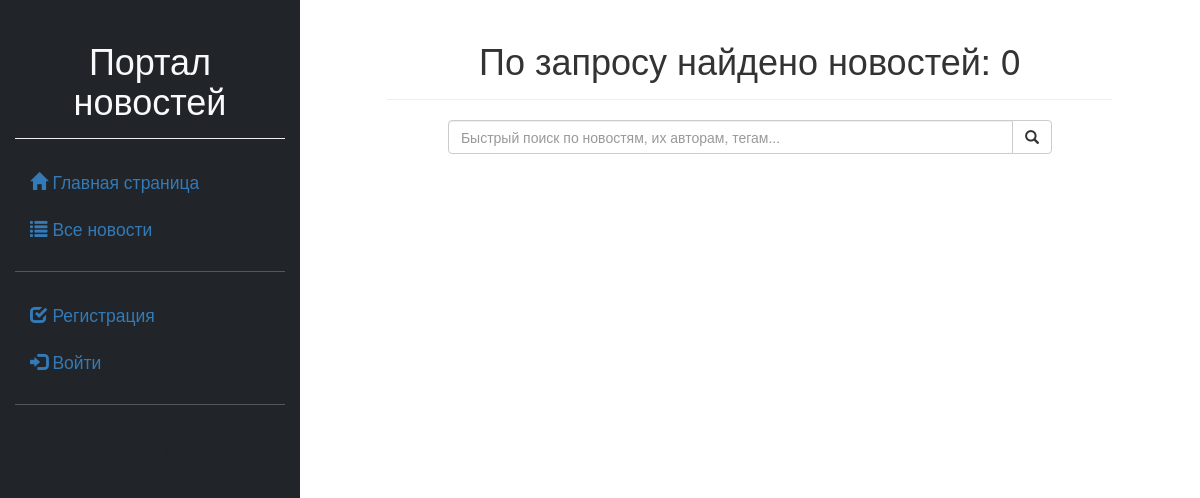
The app's page /news/search/author/28, older data.
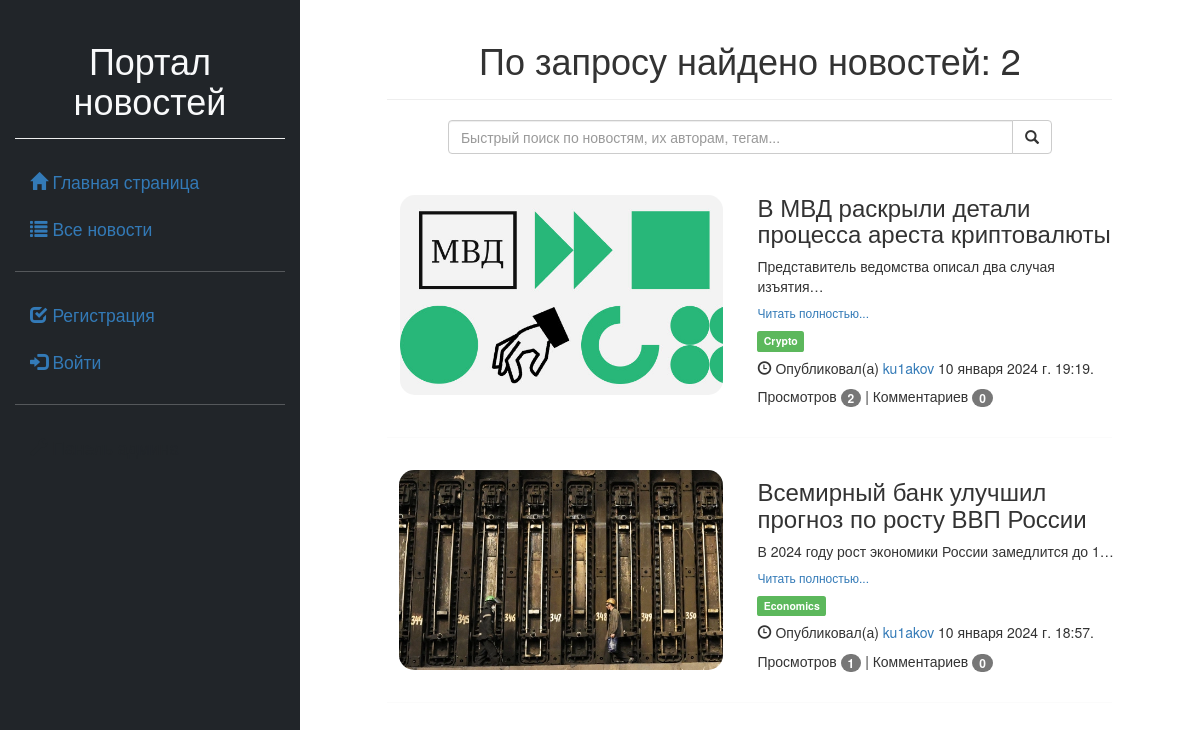
The same page, newer data.
### news/models.py (models this page shows, shortened)
class Article(models.Model):
    categories = (('Ec', 'Economy'),
                  ('Sc', 'Science'),
                  ('IT', 'IT'))
    author = models.ForeignKey(User, on_delete=models.SET_NULL, null=True, verbose_name='Автор')
    title = models.CharField('Заголовок', max_length=50, default='')
    anouncement = models.TextField('Аннотация', max_length=250)
    text = models.TextField('Текст новости')
    date = models.DateTimeField('Дата создания', auto_now=True)
    tags = models.ManyToManyField(verbose_name='Тэги', to=Tag, blank=True)
    slug = models.SlugField()
    objects = models.Manager()
    today = Today()
    class Meta:
        ordering = ['title', 'date']
        verbose_name = 'Новость'
        verbose_name_plural = 'Новости'

class Image(models.Model):
    article = models.ForeignKey(Article, on_delete=models.CASCADE, related_name='images')
    title = models.CharField(max_length=50, blank=True, verbose_name='Название')
    image = models.ImageField(upload_to='news_img', verbose_name='Изображение')
    class Meta:
        ordering = ['article', 'title']
        verbose_name = 'Изображение'
        verbose_name_plural = 'Изображения'

class Tag(models.Model):
    title = models.CharField(max_length=80)
    status = models.BooleanField(default=True)
    class Meta:
        ordering = ['title', 'status']
        verbose_name = 'Тэг'
        verbose_name_plural = 'Тэги'

### news/views.py (the view)
# urls.py: path('search/<text>/<int:id>', views.news_search, name='news_search'),
def news_search(request, text, id):
    return news_index(request, text, id)

### news/templates/news/index.html (shortened to what this page needs)
{% extends 'first/base.html' %}
{% load static %}
{% load bootstrap5 %}
{% block content %}
<div class="page-header text-center">
    <h1> {{ title }} </h1>
</div>
<div class="offset-1 col-10">
    <form role="form" method="post">
        <div class="input-group">
            <input type="text" class="form-control" id="search_input" name="search"
                   placeholder="Быстрый поиск по новостям, их авторам, тегам...">
            <span class="input-group-btn">
                  <button class="btn btn-default" type="submit">
                    <span class="glyphicon glyphicon-search"></span>
                  </button>
                </span>
        </div>
    </form>
</div>
<br>
{% for article in articles %}
<div class="row">
    <div class="col-6" style="position: relative;">
        <img src="{{ article.images.all.0.image.url }}"
             style="border-radius:15px;
                    width: auto;
                    height: 200px;
                    position: absolute;
                    top: 0;
                    bottom: 0;
                    left: 0;
                    right: 0;
                    margin: auto;">
    </div>
    <div class="col-6">
        <h3>{{ article.title }} </h3>
        <p> {{ article.anouncement|truncatechars:50 }} </p>
        <h6><a href="{% url 'news_detail' article.pk %}"> Читать полностью... </a></h6>
        {% for tag in article.tags.all %}
        <td>
            <a href="{% url 'news_search' 'tags' tag.id %}">
                <span class="label label-success">{{ tag.title }}</span>
            </a>
        </td>
        {% endfor %}
        <h5>
            <span class="glyphicon glyphicon-time"></span>
            {% if article.author %}
            Опубликовал(а) <a href="{% url 'profile' article.author.id %}">{{ article.author }}</a>
            {% else %}
            Опубликовано
            {% endif %}
            {{ article.date }}.
        </h5>
        <p>
            Просмотров
            <span class="badge"> {{ article.views.count }} </span> |
            Комментариев
            <span class="badge"> {{ article.comments__count }} </span>
        </p>
    </div>
</div>
<hr>
{% endfor %}
{% endblock %}

### first/templates/first/base.html (shortened to what this page needs)
<!DOCTYPE html>
{% load static %}
<html lang="ru">
<head>
    {% load bootstrap5 %}
    {% bootstrap_css %}
    <link rel="stylesheet" href="https://maxcdn.bootstrapcdn.com/bootstrap/3.4.1/css/bootstrap.min.css">
    <link rel="stylesheet" href="https://ajax.googleapis.com/ajax/libs/jqueryui/1.11.4/themes/smoothness/jquery-ui.css">
</head>
<body>
<div class="container-fluid">
    <div class="row" style="height: 100vh;">
        <div class="col-sm-3 text-light bg-dark">
            {% include 'first/sidebar.html' %}
        </div>
        <div class="col-sm-9">
            <div class="offset-1 col-10">
                {% block content %} {% endblock %}
            </div>
        </div>
    </div>
</div>
</body>

### first/templates/first/sidebar.html (shortened to what this page needs)
<div class="page-header text-center">
    <h1>Портал новостей</h1>
</div>
<ul class="nav nav-pills nav-stacked flex-sm-column fs-3">
    <li>
        <a class="nav-item" href="{% url 'home_index' %}">
            <i class="glyphicon glyphicon-home active"></i>
            Главная страница</a>
    </li>
    <li>
        <a class="nav-item" href="{% url 'news_index' %}">
            <i class="glyphicon glyphicon-list"></i>
            Все новости</a>
    </li>
    <hr>
    {% if not request.user.id %}
    <li><a class="nav-item" href="{% url 'register' %}">
        <i class="glyphicon glyphicon-check"></i>
        Регистрация</a></li>
    <li><a class="nav-item" href="{% url 'login' %}">
        <i class="glyphicon glyphicon-log-in"></i>
        Войти</a></li>
    {% endif %}
    <hr>
    <li>
        <a {% if not request.user.is_staff %} class="nav-link disabled" {% endif %} href="/admin/">
            <i class="glyphicon glyphicon-wrench"></i>
            Панель админа</a>
    </li>
</ul>

Row changes from the older to the newer data that the page shows:
added Article: images.all.0.image (picture), title "В МВД раскрыли детали процесса ареста криптовалюты", anouncement "Представитель ведомства описал два случая изъятия…", author "ku1akov", date "10 января 2024 г. 19:19", views.count "2", comments__count "0"
now on this page (row unchanged): Tag: title "Crypto", shown under "В МВД раскрыли детали процесса ареста криптовалюты"
added Article: images.all.0.image (picture), title "Всемирный банк улучшил прогноз по росту ВВП России", anouncement "В 2024 году рост экономики России замедлится до 1…", author "ku1akov", date "10 января 2024 г. 18:57", views.count "1", comments__count "0"
now on this page (row unchanged): Tag: title "Economics", shown under "Всемирный банк улучшил прогноз по росту ВВП России"
Text that changed along with them:
{{ title }}: "По запросу найдено новостей: 0" → "По запросу найдено новостей: 2"
